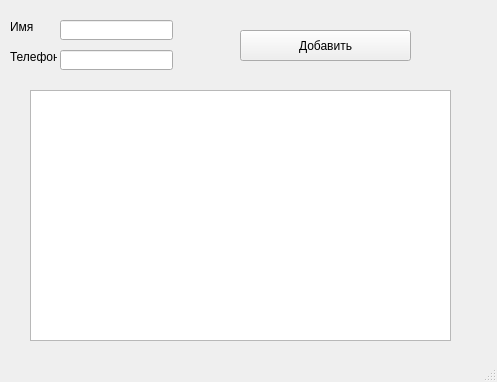
<?xml version="1.0" encoding="UTF-8"?>
<ui version="4.0">
 <class>MyNotes</class>
 <widget class="QMainWindow" name="MyNotes">
  <property name="geometry">
   <rect>
    <x>0</x>
    <y>0</y>
    <width>497</width>
    <height>382</height>
   </rect>
  </property>
  <property name="windowTitle">
   <string>MainWindow</string>
  </property>
  <widget class="QWidget" name="centralwidget">
   <widget class="QLabel" name="label">
    <property name="geometry">
     <rect>
      <x>10</x>
      <y>20</y>
      <width>47</width>
      <height>13</height>
     </rect>
    </property>
    <property name="text">
     <string>Имя</string>
    </property>
   </widget>
   <widget class="QLineEdit" name="contactName">
    <property name="geometry">
     <rect>
      <x>60</x>
      <y>20</y>
      <width>113</width>
      <height>20</height>
     </rect>
    </property>
   </widget>
   <widget class="QLineEdit" name="contactNumber">
    <property name="geometry">
     <rect>
      <x>60</x>
      <y>50</y>
      <width>113</width>
      <height>20</height>
     </rect>
    </property>
   </widget>
   <widget class="QLabel" name="label_2">
    <property name="geometry">
     <rect>
      <x>10</x>
      <y>50</y>
      <width>47</width>
      <height>13</height>
     </rect>
    </property>
    <property name="text">
     <string>Телефон</string>
    </property>
   </widget>
   <widget class="QPushButton" name="addContactBtn">
    <property name="geometry">
     <rect>
      <x>240</x>
      <y>30</y>
      <width>171</width>
      <height>31</height>
     </rect>
    </property>
    <property name="text">
     <string>Добавить</string>
    </property>
   </widget>
   <widget class="QListWidget" name="contactList">
    <property name="geometry">
     <rect>
      <x>30</x>
      <y>90</y>
      <width>421</width>
      <height>251</height>
     </rect>
    </property>
   </widget>
  </widget>
  <widget class="QMenuBar" name="menubar">
   <property name="geometry">
    <rect>
     <x>0</x>
     <y>0</y>
     <width>497</width>
     <height>21</height>
    </rect>
   </property>
  </widget>
  <widget class="QStatusBar" name="statusbar"/>
 </widget>
 <resources/>
 <connections/>
</ui>
